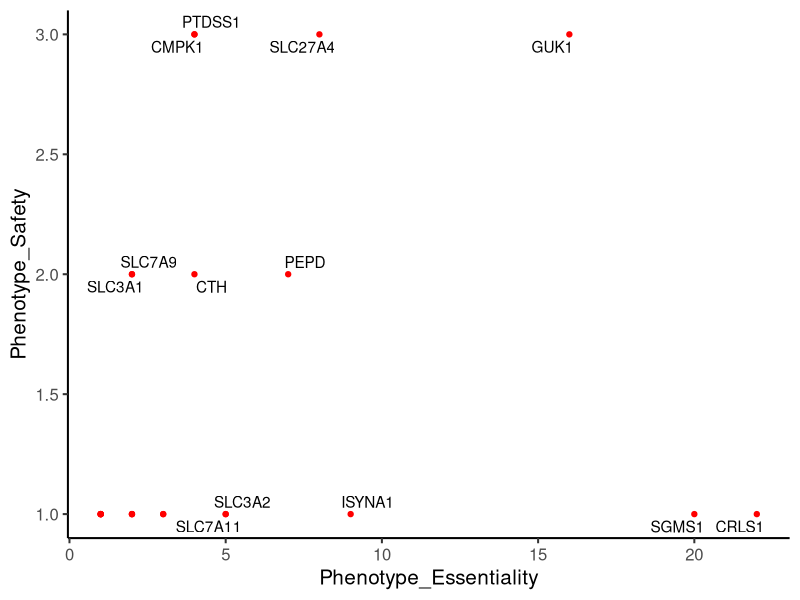
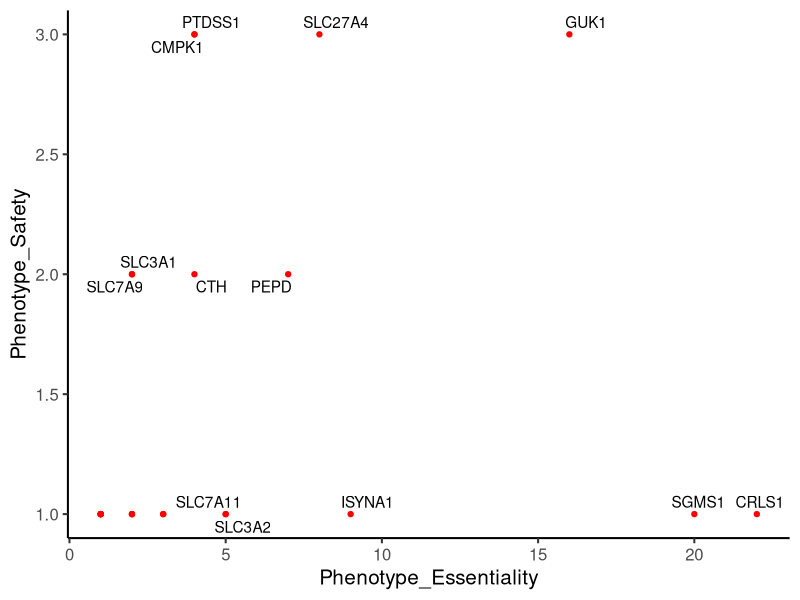

Here is the R script that generated these plots, in order:
library(ggrepel)

setwd(dirname(rstudioapi::getActiveDocumentContext()$path))
data <- read.csv('SKO_ALL_Studies.csv',row.names = 1)

ggplot(data, aes(Phenotype_Essentiality, Phenotype_Safety, label = rownames(data))) +
  geom_text_repel() +
  geom_point(color = 'red') +
 # geom_label_repel()+
  theme_classic(base_size = 15)
ggsave("Figs/SKO_Scatter_Plot.png",dpi = 300)

#plot(Phenotype_Essentiality ~Phenotype_Safety, col="lightblue", pch=19, cex=2,data=data)
#text(Phenotype_Essentiality ~Phenotype_Safety, labels=rownames(data),data=data, cex=0.9, font=1)
